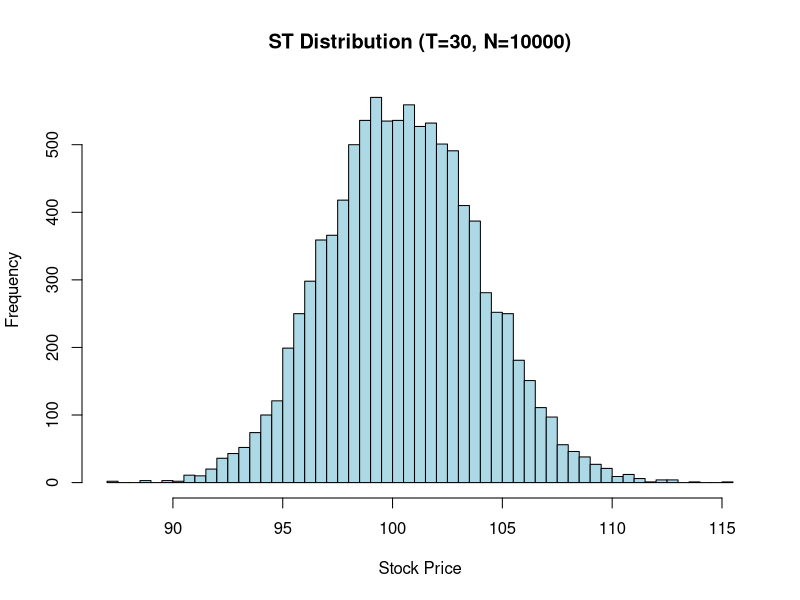

The R script that drew this image:
install.packages("dplyr")
library(dplyr)
high_mpg <- mtcars[mtcars$mpg >= 15, ]
low_mpg <- mtcars[mtcars$mpg < 15, ]
summary(mtcars)
summary(high_mpg)
summary(low_mpg)
model1 <- lm(mpg ~ cyl, data = mtcars)
summary(model1)
model2_high <- lm(mpg ~ cyl, data = high_mpg)
summary(model2_high)
model2_low <- lm(mpg ~ cyl, data = low_mpg)
summary(model2_low)
summary(model1)$r.squared
summary(model2_high)$r.squared
summary(model2_low)$r.squared
model3 <- lm(mpg ~ cyl + gear, data = mtcars)
summary(model3)
mtcars$gear_factor <- as.factor(mtcars$gear)
str(mtcars)
model4 <- lm(mpg ~ cyl + gear_factor, data = mtcars)
summary(model4)
# =============================================================================
# 1-2 제출자료 출력
# =============================================================================
summary(mtcars)
summary(high_mpg)
summary(low_mpg)
# =============================================================================
# 1-3 제출자료 출력
# =============================================================================
apply(mtcars[, 1:11], 2, mean)
apply(mtcars, 2, sd)
apply(high_mpg, 2, mean)
apply(high_mpg, 2, sd)
apply(low_mpg, 2, mean)
apply(low_mpg, 2, sd)
# =============================================================================
# 1-4 제출자료 출력
# =============================================================================
summary(model1)
# =============================================================================
# 1-5 제출자료 출력
# =============================================================================
summary(model2_high)
summary(model2_low)
summary(model1)$r.squared
summary(model2_high)$r.squared
summary(model2_low)$r.squared
# =============================================================================
# 1-6 제출자료 출력
# =============================================================================
summary(model3)
# =============================================================================
# 1-7 제출자료 출력
# =============================================================================
str(mtcars)
# =============================================================================
# 1-8 제출자료 출력
# =============================================================================
summary(model4)
# =============================================================================
# 과제2 시작
# =============================================================================
set.seed(123)
S0 <- 100
days <- 30
sigma <- 0.1
rf <- 0.04
N <- 10000
dt <- 1/250
result <- numeric(N)
for (i in 1:N) { S <- S0; for (j in 1:days) { eps <- rnorm(1); S <- S * exp((rf - 0.5 * sigma^2) * dt + sigma * sqrt(dt) * eps) }; result[i] <- S }
mean(result)
var(result)
hist(result, breaks = 50, main = "ST Distribution (T=30, N=10000)", xlab = "Stock Price", col = "lightblue")
